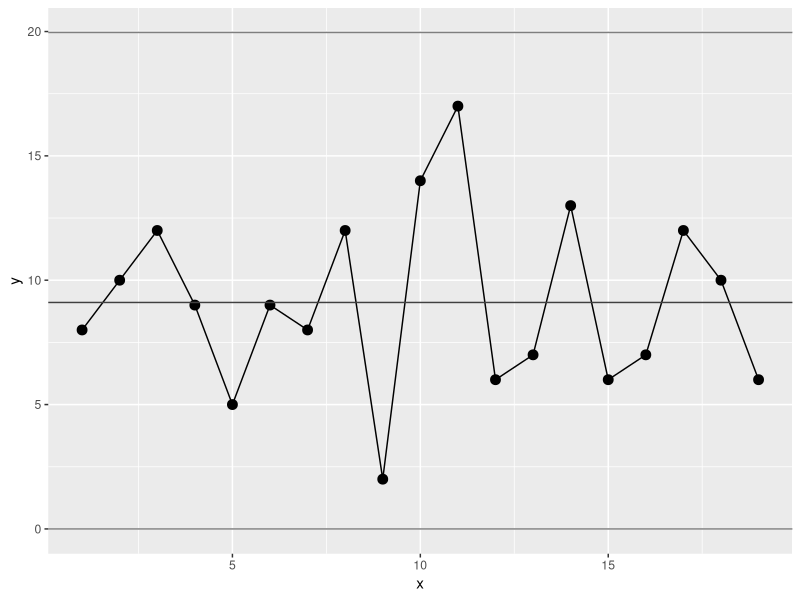
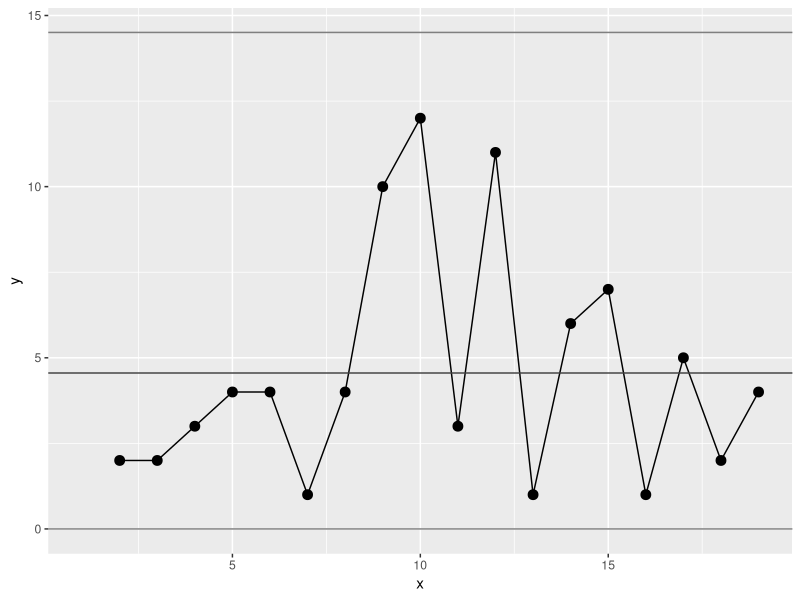
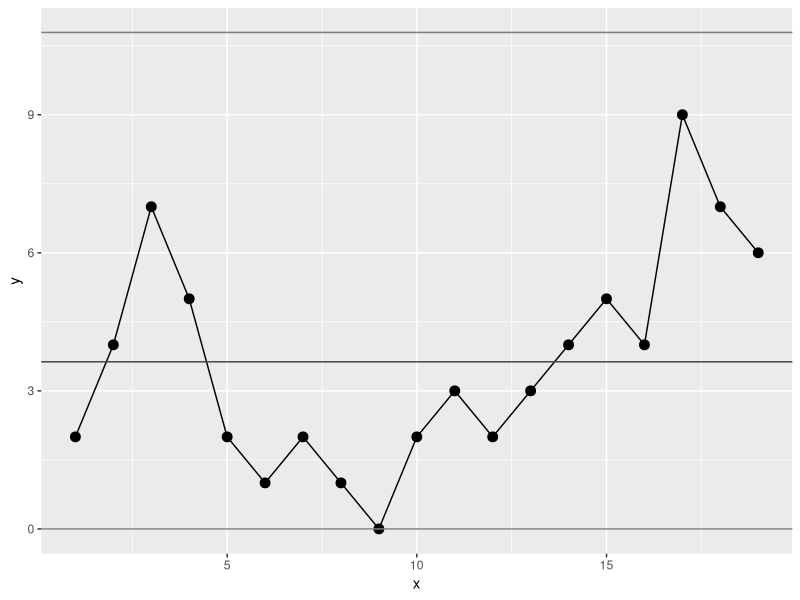
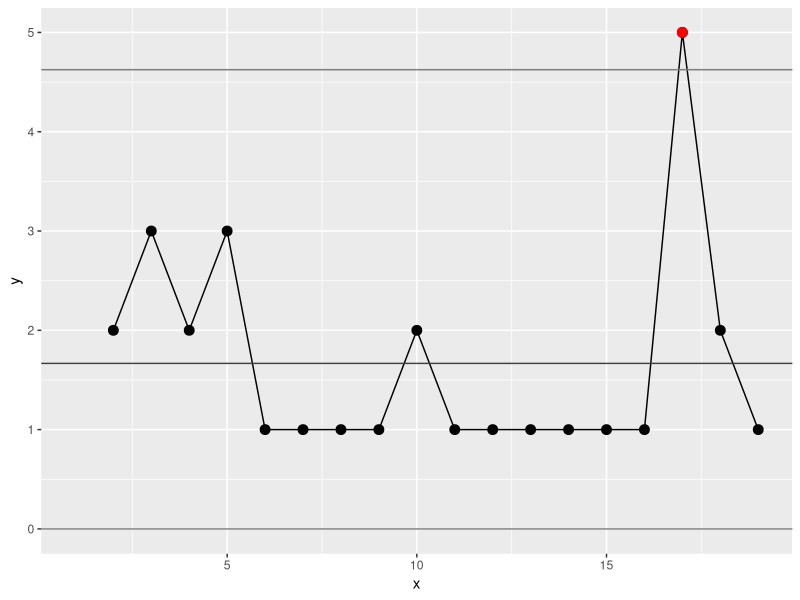

Generate these figures, in order, with R:
library(ggplot2)

data <- read.csv("ch23p442.txt", header=TRUE);

mr <- function(data, i, w) {
    sdata <- data[seq(i - w + 1, i)];
    return (abs(max(sdata) - min(sdata)));
}

imr_calc <- function(data) {
    mv1 = mean(data);
    sd1 = sd(data);
    ucl1 = mv1 + 3 * sd1;
    lcl1 = mv1 - 3 * sd1;

    if (lcl1 < 0) {
        lcl1 = 0;
    }

    imr <- matrix(NA, length(data));

    ssd = 0;
    for (i in seq(2, length(data))) {
        imr[i] = mr(data, i, 2);
        if (i > 2) {
            ssd = ssd + (imr[i] - imr[i - 1]) ** 2;
        }
    }

    mv2 = sum(imr[seq(2, length(imr))]) / (length(imr) - 2 + 1);

    sssd = sqrt(0.5 * ssd / (length(imr) - 1));

    ucl2 = mv2 + 3 * sssd;
    lcl2 = mv2 - 3 * sssd;

    if (lcl2 < 0) {
        lcl2 = 0;
    }

    return (data.frame(x = seq(1, length(data)), y1 = data, y2 = imr,
                       mv1 = mv1, ucl1 = ucl1, lcl1 = lcl1,
                       mv2 = mv2, ucl2 = ucl2, lcl2 = lcl2));
}

imr_draw <- function(dx, dy, mv, ucl, lcl) {
    data1 <- data.frame(x=dx, y=dy);
    ggplot(data=data1, aes(x=x, y=y)) +
       geom_point(color="black", size=3) +
       geom_line(color="black") +
       geom_point(data=subset(data1, !is.nan(y) & (y < lcl | y > ucl)), aes(x=x, y=y), color="red", size=3) +
       geom_hline(yintercept=ucl, color="gray50") +
       geom_hline(yintercept=mv, color="gray25") +
       geom_hline(yintercept=lcl, color="gray50");
}


#
# do imr of completed calls
#
imr_data <- imr_calc(data$Completed);
imr_data;

png(filename="ch23p442-1.png");
imr_draw(imr_data$x, imr_data$y1, imr_data$mv1, imr_data$ucl1, imr_data$lcl1);
dev.off();
png(filename="ch23p442-2.png");
imr_draw(imr_data$x, imr_data$y2, imr_data$mv2, imr_data$ucl2, imr_data$lcl2);
dev.off();

unresolved = matrix(0, length(data$Completed));
unresolved[1] = data$Incoming[1] - data$Completed[1];
for (i in seq(2, length(unresolved))) {
    unresolved[i] = data$Incoming[i] - data$Completed[i] + unresolved[i - 1];
}

imr_data <- imr_calc(unresolved);
imr_data;

png(filename="ch23p442-3.png");
imr_draw(imr_data$x, imr_data$y1, imr_data$mv1, imr_data$ucl1, imr_data$lcl1);
dev.off();
png(filename="ch23p442-4.png");
imr_draw(imr_data$x, imr_data$y2, imr_data$mv2, imr_data$ucl2, imr_data$lcl2);
dev.off();

tr = t.test(data$Incoming, data$Completed);
tr;